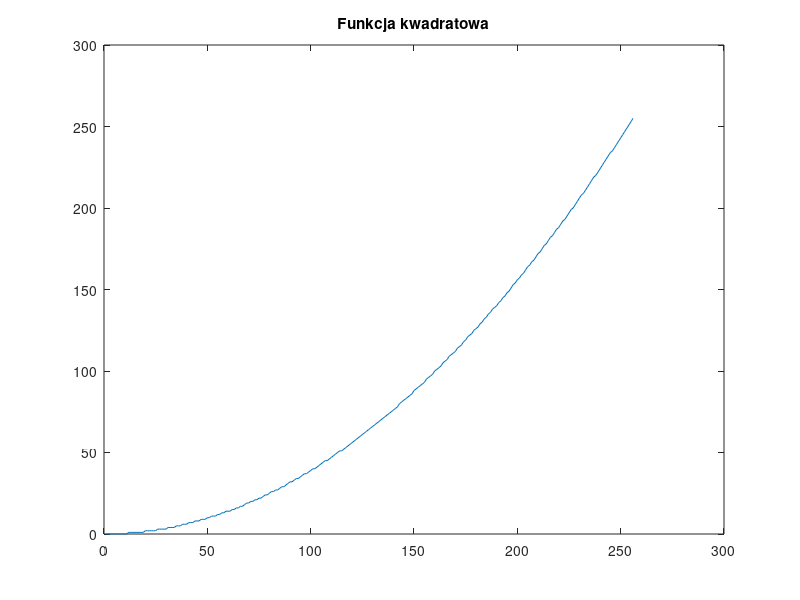

Recreate this plot in MATLAB. (Note: this script raises an error after producing the figure.)
clearvars;
close all;
clc;

%% LUT operations

load funkcjeLUT;

figure(1);
plot(kwadratowa);
title('Funkcja kwadratowa');

% read image
lena = imread('lena.bmp');

figure(2);
imshow(lena);
title('Lena');

% lut
figure(3);
imshow(intlut(lena, kwadratowa));

% made lut function
figure(4);
LUT(lena, kwadratowa);

figure(5);
LUT(lena, log);

figure(6);
LUT(lena, odwlog);

figure(7);
LUT(lena, odwrotna);

figure(8);
LUT(lena, pierwiastkowa);

figure(9);
LUT(lena, pila);

figure(10);
LUT(lena, wykladnicza);
